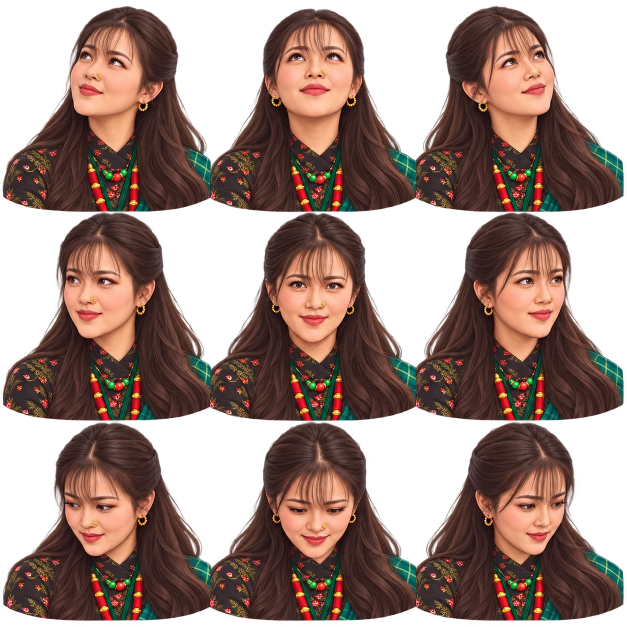
#> input picture scripts/pose-sheet.webp, 1254 x 1254 px (shown at 1/2 size); its folder holds only this picture in this run
$ python process-poses.py pose-sheet.webp pose-sheet.webp pose-sheet.webp
#> lines starting #> are read from the running program, lines starting #| are printed output that depends on the picture; after the words box and inside, x2 and y2 are one past the last pixel; in counts of white or black regions, pixels touching at a corner belong together
"""High-quality pose extraction from a 3x3 transparent pose sheet.

1. Bleed edge colours into transparent pixels (avoids dark fringes when resampling).
2. 2x super-resolution (FSRCNN, tiled) on colour, Lanczos on alpha.
3. Colour grade for screen recording: vibrance, gentle S-curve, midtone lift, warmth, fine sharpening.
4. Split figures along their outlines (watershed seeded per cell) instead of straight cuts.
5. Align every pose's torso to the centre pose on a roomy canvas (no clipped shoulders).
6. Blend the bottom band into the centre pose so the bottom crop never jumps between poses.
7. Crop all poses to one shared tight box.

usage: python scripts/process-poses.py SHEET OUT_DIR FSRCNN_x2.pb [--preview DIR]

The FSRCNN x2 model is at https://github.com/Saafke/FSRCNN_Tensorflow (models/FSRCNN_x2.pb).
Requires: pillow, numpy, scipy, opencv-contrib-python-headless.
"""
import sys
from pathlib import Path

import cv2
import numpy as np
from PIL import Image
from scipy import ndimage

sheet_path, out_dir, model_path = Path(sys.argv[1]), Path(sys.argv[2]), sys.argv[3]
preview_dir = Path(sys.argv[sys.argv.index("--preview") + 1]) if "--preview" in sys.argv else None
out_dir.mkdir(parents=True, exist_ok=True)

NAMES = [
    ["up-left", "up", "up-right"],
    ["left", "center", "right"],
    ["down-left", "down", "down-right"],
]
ROW_CUTS = [0, 424, 842, 1254]
COL_CUTS = [0, 422, 831, 1254]
SCALE = 2
CANVAS = 1120  # output size; leaves ~130px each side for alignment shifts
BLEND_FROM, BLEND_TO = 0.80, 0.90  # fraction of canvas height: pose -> centre-pose body

# ---------------------------------------------------------------- 1. load + bleed
rgba = np.asarray(Image.open(sheet_path).convert("RGBA")).astype(np.float32) / 255
rgb, alpha = rgba[:, :, :3], rgba[:, :, 3]
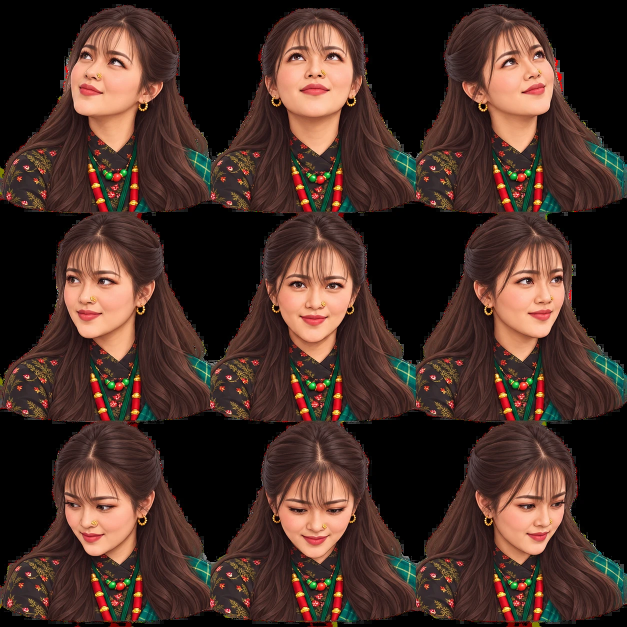
#> rgb: shape (1254, 1254, 3) float32 (shown at 1/2 size); mean R, G, B 0.274, 0.182, 0.151
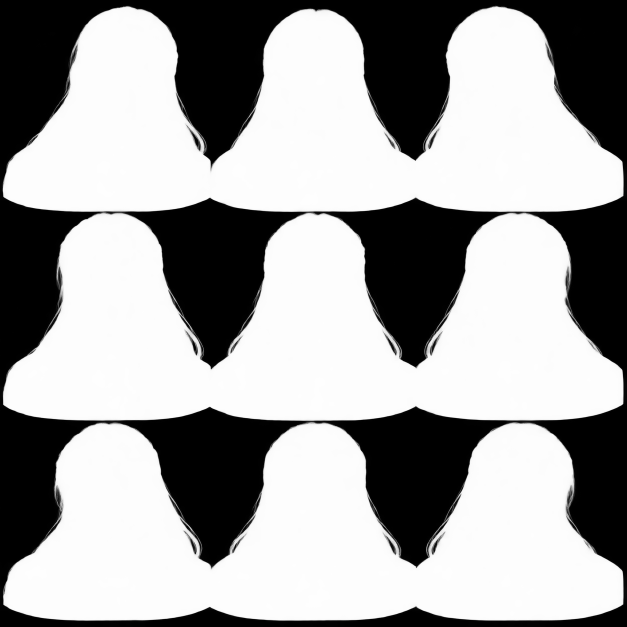
#> alpha: shape (1254, 1254) float32 (shown at 1/2 size); min 0, max 1, mean 0.628
solid = alpha > 0.5
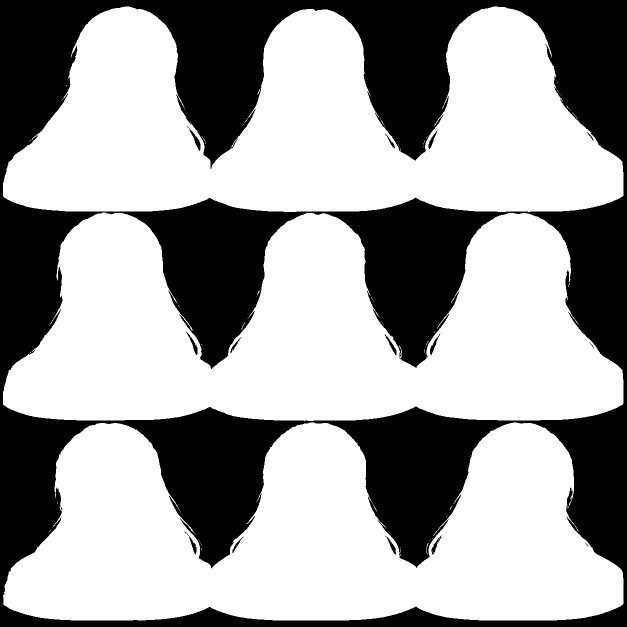
#> solid: shape (1254, 1254) bool (shown at 1/2 size); 63.3% white; 19 black regions (6 under 20 px), largest, box (x1, y1, x2, y2) and area: (0, 0, 1254, 1254) 574832, (377, 255, 401, 302) 278, (372, 663, 395, 710) 239
_, (iy, ix) = ndimage.distance_transform_edt(~solid, return_indices=True)
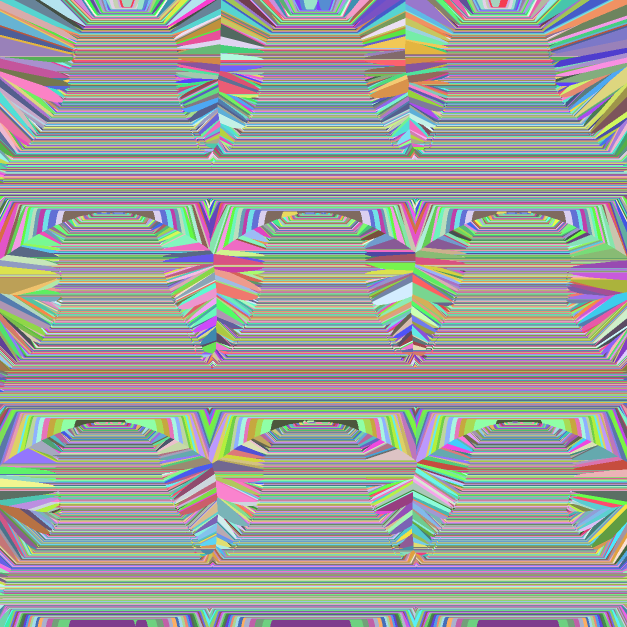
#> iy: shape (1254, 1254) int32 (shown at 1/2 size); 1224 distinct labels, from 13 to 1240; one colour per label, 0 black
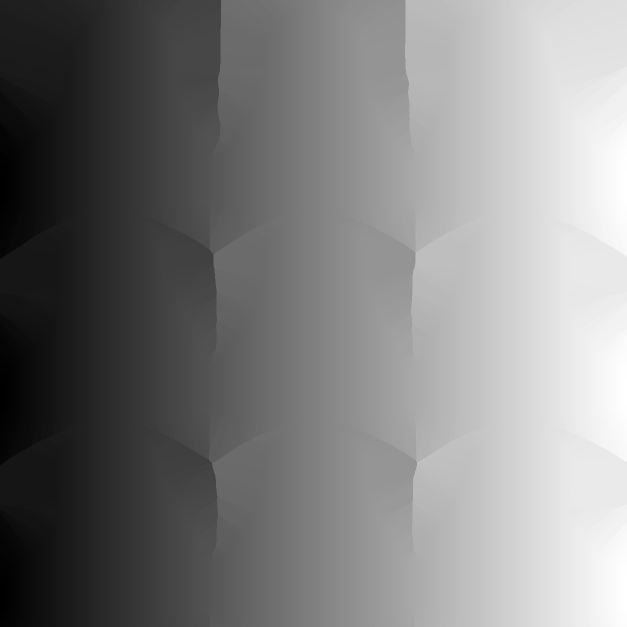
#> ix: shape (1254, 1254) int32 (shown at 1/2 size); min 6, max 1246, mean 626.5; drawn with min black and max white
bled = rgb[iy, ix]
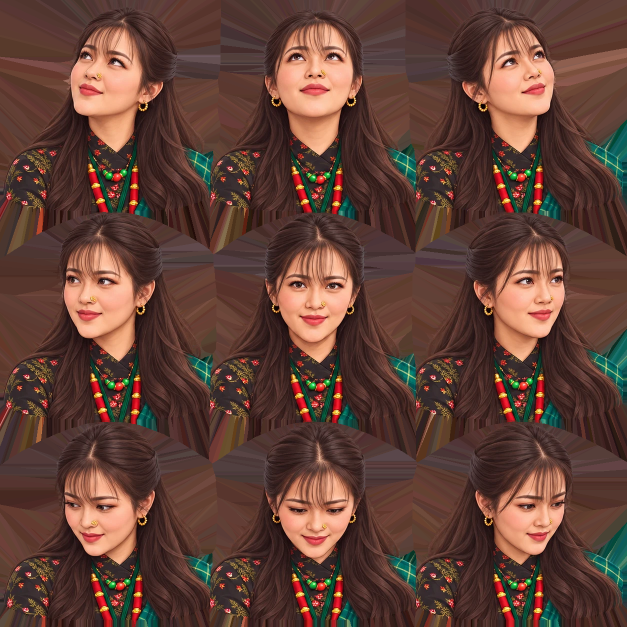
#> bled: shape (1254, 1254, 3) float32 (shown at 1/2 size); mean R, G, B 0.384, 0.256, 0.216
bled[solid] = rgb[solid]

# ---------------------------------------------------------------- 2. super-resolution
sr = cv2.dnn_superres.DnnSuperResImpl_create()
#> (the run stopped early here; a loop or call above may not have finished)
